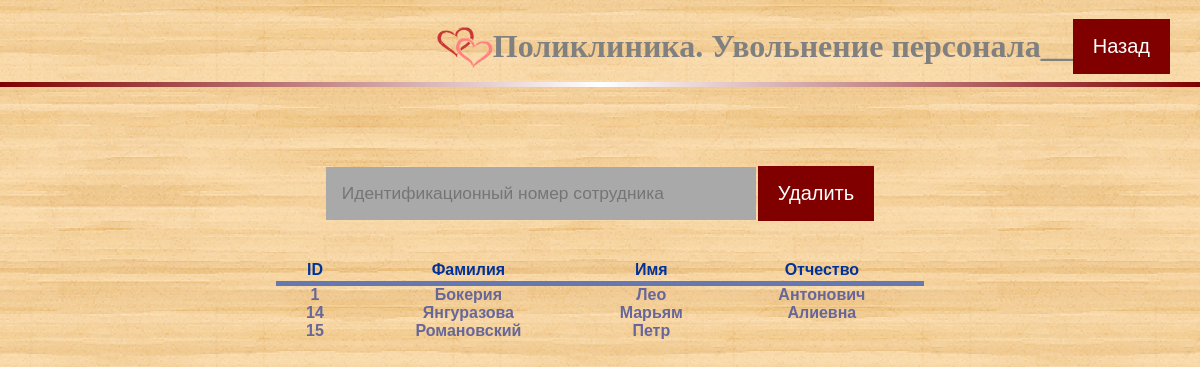
/hospital/del_employee.php (signed in), run on the app's committed database.
### tables this page shows
CREATE TABLE `doctors` (
  `id` int(11) NOT NULL,
  `log` varchar(50) NOT NULL,
  `password` varchar(50) NOT NULL,
  `surname` varchar(20) NOT NULL,
  `name` varchar(20) NOT NULL,
  `middlename` varchar(20) DEFAULT NULL,
  `experience` int(3) NOT NULL,
  `specialty` varchar(20) NOT NULL,
  `isadmin` tinyint(1) NOT NULL DEFAULT '0',
  `isdoctor` tinyint(1) NOT NULL DEFAULT '1'
);

### hospital/del_employee.php (the view, shortened to what this page needs)
<html>
  <head>
		<link rel="stylesheet" href="button.css">
	</head>
	<body >
		<br>
		<div class="header">
			<a onclick="javascript:history.go(); return false;">
				<img border="0" alt="Logo" src="logo.png" width="56" height="56">
			</a>
			<font size="6" color="grey" face="Myriad Pro Light"><b>Поликлиника. Увольнение персонала__</b></font>
			<a class="aa" href="admin.php">Назад</a>
		</div>
		<hr>
	    <div class="delform">
			<form action="<?php echo $_SERVER['PHP_SELF']; ?>" name="additem" method="GET">
	    		<center>
	        	<table>
	          		<tr>
	          			<td><input class="text_input" type="text" name="id_inp" placeholder="Идентификационный номер сотрудника" required pattern = "^[0-9]+$"></td>
	    				<td><input class="aa" name="submit" type="submit" value="Удалить"> </td>
	    		 	</tr>
			</form>
			<br>
	    </div>
	    <br>
	    <?php
			$db=mysqli_connect("localhost","root","899127231112H@rv@rd", "hospital") OR DIE(mysqli_error($db));
			mysqli_select_db($db, "hospital");
			mysqli_query($db, "SET NAMES utf8");
			$result = mysqli_query($db, "SELECT id, surname, name, middlename FROM doctors")or die(mysqli_error($db));
			$a=mysqli_fetch_array($result);
			echo "<table class=table>";
			echo "<tr>
				<th><b>ID</b></th><th><b>Фамилия</b></th>
				<th><b>Имя</b></th><th><b>Отчество</b></th>
				</tr>";
			do
			{
				$pole0=$a[0];
				$pole1=$a[1];
				$pole2=$a[2];
				$pole3=$a[3];
				echo "<tr>
					<td>$pole0</td><td>$pole1</td>
					<td>$pole2</td><td>$pole3</td>
					</tr>";
			} while ($a=mysqli_fetch_array($result));
			echo "</table>";
	    ?>
	</body>
</html>

### hospital/button.css (style rules this page uses)
body { padding: 0; margin: 0; width: 100%; background-image: url("back.png"); background-attachment: fixed; background-position: center; background-repeat: no-repeat; background-size: cover; top: 0; left: 0; height: 100%; }
.header { display: flex; flex-direction: row; flex-wrap: nowrap; justify-content: flex-end; align-content: center; align-items: center; padding: 0 30 0 0px; margin: 4 4 4 4px padding-right: 2px }
.aa { text-decoration: none; outline: none; display: inline-block; padding: 16px 20px; background-color: #800000; font-family: 'Myriad Pro', sans-serif; font-size: 20; color: white; border: 0 }
hr { border: 0; height: 5px; background: #000; background-image: -webkit-linear-gradient(left, #800000, #fff, #800000); background-image: -moz-linear-gradient(left, #800000, #fff, #800000); background-image: -ms-linear-gradient(left, #800000, #fff, #800000); background-image: -o-linear-gradient(left, #800000, #fff, #800000); }
.table { font-family: "Lucida Sans Unicode", "Lucida Grande", Sans-Serif; font-size: 18px; max-width: 90%; width: 90%; border-collapse: collapse; text-align: center; margin:auto; border-bottom:width: 99px; }
.table th { font-weight: bolder; font-size:16px; color: #039; border-bottom: 5px solid #6678b1; padding:2px 10px; }
.table td { color: #669; font-weight: bold; font-size: 16px; padding: 2px 10px; transition: .3s linear; }
.text_input { border: none; padding: 16px; width: 430px; font-size: 13pt; background-color: #A9A9A9; color: white; }
.delform { width: 60%; margin: 77px auto; }
.delform input[type="submit"] { text-align: center; }
.delform td { padding: 0px; }

### data on the page
doctors: id "1", surname "Бокерия", name "Лео", middlename "Антонович"
doctors: id "14", surname "Янгуразова", name "Марьям", middlename "Алиевна"
doctors: id "15", surname "Романовский", name "Петр"
